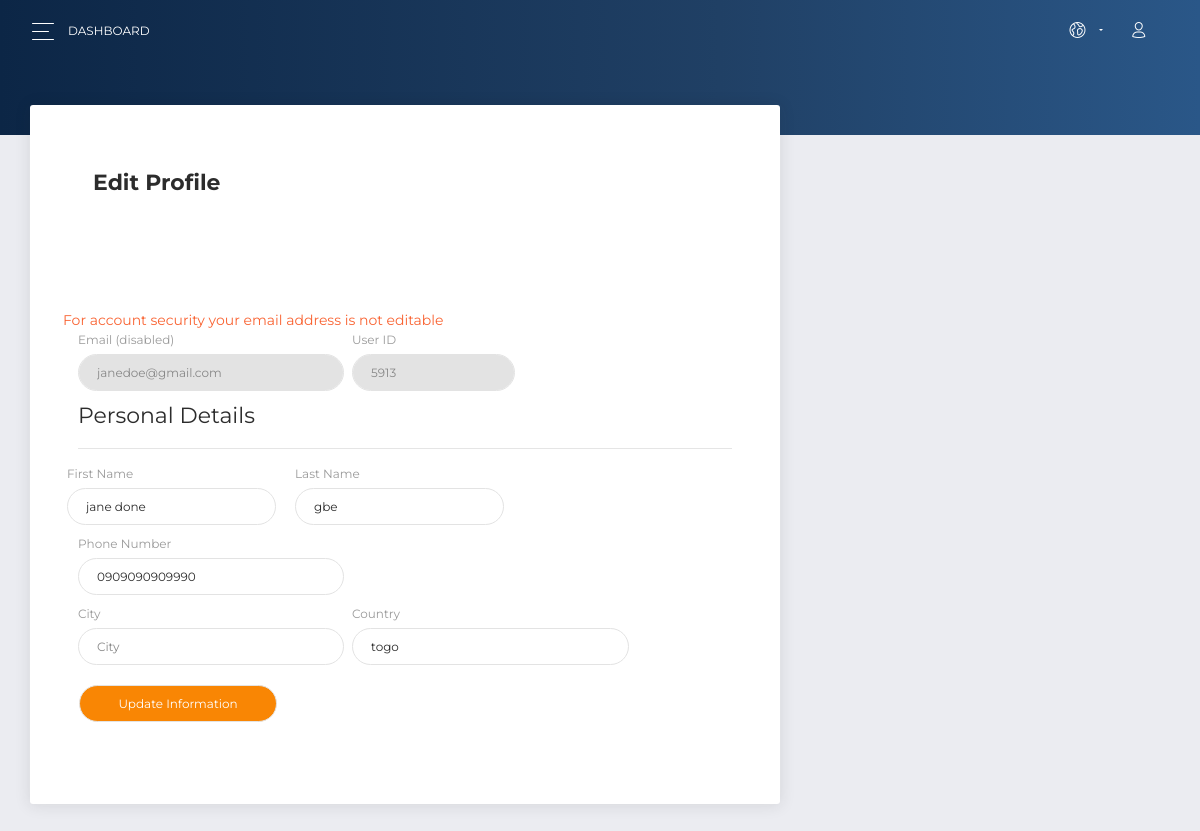
The app's page /account/profile.php (signed in) with its own data.
### tables this page shows
CREATE TABLE `argent_client_db` (
  `user_id` int(11) NOT NULL,
  `firstname` varchar(40) DEFAULT NULL,
  `lastname` varchar(40) DEFAULT NULL,
  `phone_no` varchar(120) DEFAULT NULL,
  `user_email` varchar(120) DEFAULT NULL,
  `user_password` varchar(20) DEFAULT NULL,
  `city` varchar(60) DEFAULT NULL,
  `country` varchar(40) DEFAULT NULL,
  `sponsor` text DEFAULT NULL,
  `is_admin` varchar(3) DEFAULT NULL,
  `blocked` varchar(3) DEFAULT NULL,
  `date_joined` date DEFAULT NULL
);

### account/auth.php (called while the page is built, shortened)
<?php
include("db_connect.php");
if(isset($_SESSION['user'])){
$userid = $_SESSION['user'];
 $sql = "SELECT * FROM argent_client_db WHERE user_id='$userid'";
 $result=mysqli_query($cxn, $sql) or die("Couldnt Fetch Data");
 while($row = mysqli_fetch_assoc($result)){
	 extract($row);
 }
}else{
	$_SESSION['error'] = "Kindly Login to continue";
	header("location:./login.php");
	exit(0);
}
?>

### account/profile.php (the view, shortened to what this page needs)
<?php
include_once("auth.php");
?>
<head>
  <link rel="stylesheet" href="https://use.fontawesome.com/releases/v5.7.1/css/all.css">
  <link href="./assets/css/bootstrap.min.css" rel="stylesheet" />
  <link href="./assets/css/now-ui-dashboard.css?v=1.5.0" rel="stylesheet" />
  <link href="./assets/demo/demo.css" rel="stylesheet" />
</head>
<body class="user-profile">
  <div class="wrapper ">
    <div class="main-panel" id="main-panel">
      <?php include("navbar.php"); ?>
      <div class="panel-header panel-header-sm">
      </div>
      <div class="content">
        <div class="row">
          <div class="col-md-8">
            <div class="card">
              <div class="card-header">
                <h5 class="title" style="padding:3rem">Edit Profile</h5>
              </div>
              <div class="card-body" style="padding:3rem">
                <form action="processupdate.php" method="post" style="">
                    <div class="row">
                    <a href="#">For account security your email address is not editable</a>
                    </div>
                  <div class="row">
                    <div class="col-md-5 pr-1">
                      <div class="form-group">
                        <label>Email (disabled)</label>
                        <input type="email" type="email" class="form-control" disabled="" placeholder="Company" value="<?php echo $user_email ?>">
                      </div>
                    </div>
                    <div class="col-md-3 px-1">
                      <div class="form-group">
                        <label>User ID</label>
                        <input type="text" name="userid" disabled="" class="form-control" placeholder="Username" value="<?php echo $user_id ?>">
                      </div>
                    </div>
                    </div>
                  <h5>Personal Details</h5>
                  <hr />
                  <div class="row">
                    <div class="col-md-4 pl-1">
                      <div class="form-group">
                        <label for="exampleInputEmail1">First Name</label>
                        <input type="text" name="fname" class="form-control" value="<?php echo $firstname ?>">
                      </div>
                    </div>
                    <div class="col-md-4 pl-1">
                      <div class="form-group">
                        <label for="exampleInputEmail1">Last Name</label>
                        <input text="text" name="lname" class="form-control" value="<?php echo $lastname ?>">
                      </div>
                    </div>
                  </div>
                  <div class="row">
                    <div class="col-md-5 pr-1">
                      <div class="form-group">
                        <label>Phone Number</label>
                        <input text="text" name="phone" class="form-control" value="<?php echo $phone_no ?>">
                      </div>
                    </div>
                  </div>
                  <div class="row">
                    <div class="col-md-5 pr-1">
                      <div class="form-group">
                        <label>City</label>
                        <input type="text" name="city" class="form-control" placeholder="City" value="<?php echo $city ?>">
                      </div>
                    </div>
                    <div class="col-md-5 px-1">
                      <div class="form-group">
                        <label>Country</label>
                        <input type="text" name="country" class="form-control" placeholder="Country" value="<?php echo $country ?>">
                      </div>
                    </div>
                  </div>
                  <div class="row">
                    <div class="col-md-4">
                        <div class="form-group">
                            <input type="submit" name="update" class="form-control btn btn-danger" value="Update Information" style="color:#fff;background:#f98604" />
                        </div>
                    </div>
                  </div>
                </form>
              </div>
            </div>
          </div>
        </div>
      </div>
    </div>
  </div>
</body>
</html>

### account/profile.php (style rules this page uses)
html, body { overflow: scroll !important; }

### records on screen
argent_client_db: user_email "janedoe@gmail.com", userid "5913", fname "jane done", lname "gbe", phone "0909090909990", country "togo"
